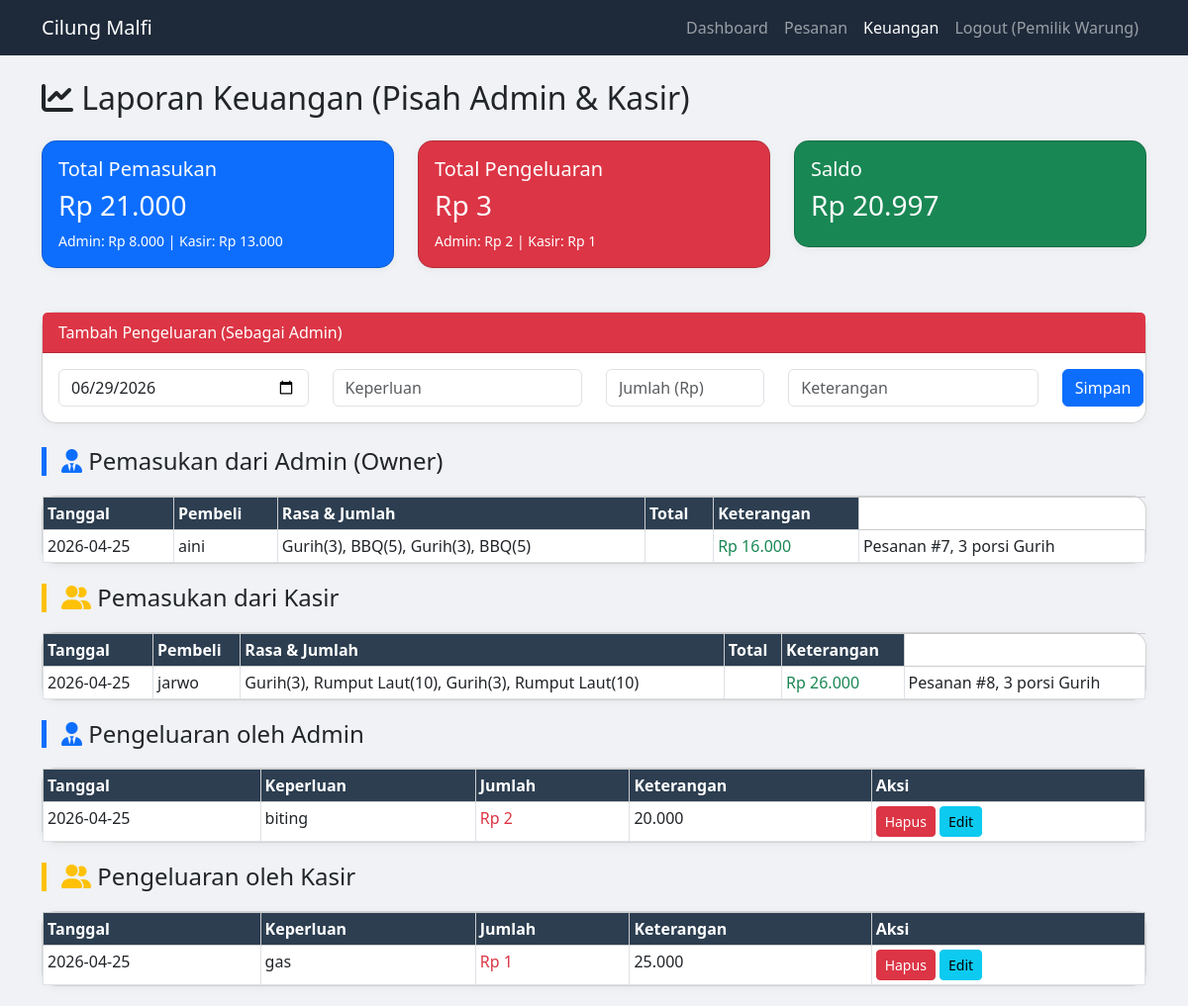
Screenshot of /keuangan.php (signed in) with the database file from the repository.
### tables this page shows
CREATE TABLE `pengeluaran` (
  `id` int(11) NOT NULL,
  `tanggal` date NOT NULL,
  `keperluan` varchar(100) NOT NULL,
  `jumlah` decimal(10,2) NOT NULL,
  `keterangan` text DEFAULT NULL,
  `user_id` int(11) DEFAULT NULL
);

### keuangan.php (the view, shortened to what this page needs)
<?php
include 'config.php';
$role = $_SESSION['role'];
$user_id = $_SESSION['user_id'];
if($role == 'admin') {
    $pemasukanAdmin = $conn->query("SELECT pem.tanggal, p.nama_pembeli, GROUP_CONCAT(CONCAT(d.rasa, '(', d.jumlah_porsi, ')') SEPARATOR ', ') AS daftar_rasa, SUM(pem.jumlah) AS total, pem.keterangan FROM pemasukan pem JOIN pesanan p ON pem.pesanan_id = p.id JOIN detail_pesanan d ON p.id = d.pesanan_id JOIN users u ON p.user_id = u.id WHERE u.role = 'admin' GROUP BY pem.pesanan_id ORDER BY pem.tanggal DESC, p.id DESC");
    $totalPemasukanAdmin = $conn->query("SELECT SUM(pem.jumlah) as total FROM pemasukan pem JOIN pesanan p ON pem.pesanan_id = p.id JOIN users u ON p.user_id = u.id WHERE u.role = 'admin'")->fetch_assoc()['total'] ?? 0;
    $pemasukanKasir = $conn->query("SELECT pem.tanggal, p.nama_pembeli, GROUP_CONCAT(CONCAT(d.rasa, '(', d.jumlah_porsi, ')') SEPARATOR ', ') AS daftar_rasa, SUM(pem.jumlah) AS total, pem.keterangan FROM pemasukan pem JOIN pesanan p ON pem.pesanan_id = p.id JOIN detail_pesanan d ON p.id = d.pesanan_id JOIN users u ON p.user_id = u.id WHERE u.role = 'kasir' GROUP BY pem.pesanan_id ORDER BY pem.tanggal DESC, p.id DESC");
    $totalPemasukanKasir = $conn->query("SELECT SUM(pem.jumlah) as total FROM pemasukan pem JOIN pesanan p ON pem.pesanan_id = p.id JOIN users u ON p.user_id = u.id WHERE u.role = 'kasir'")->fetch_assoc()['total'] ?? 0;
    $pengeluaranAdmin = $conn->query("SELECT p.*, u.username FROM pengeluaran p JOIN users u ON p.user_id = u.id WHERE u.role = 'admin' ORDER BY p.tanggal DESC, p.id DESC");
    $totalPengeluaranAdmin = $conn->query("SELECT SUM(jumlah) as total FROM pengeluaran WHERE user_id IN (SELECT id FROM users WHERE role='admin')")->fetch_assoc()['total'] ?? 0;
    $pengeluaranKasir = $conn->query("SELECT p.*, u.username FROM pengeluaran p JOIN users u ON p.user_id = u.id WHERE u.role = 'kasir' ORDER BY p.tanggal DESC, p.id DESC");
    $totalPengeluaranKasir = $conn->query("SELECT SUM(jumlah) as total FROM pengeluaran WHERE user_id IN (SELECT id FROM users WHERE role='kasir')")->fetch_assoc()['total'] ?? 0;
    $totalPemasukan = $totalPemasukanAdmin + $totalPemasukanKasir;
    $totalPengeluaran = $totalPengeluaranAdmin + $totalPengeluaranKasir;
    $saldo = $totalPemasukan - $totalPengeluaran;
}
else {
    $pengeluaranSaya = $conn->query("SELECT * FROM pengeluaran WHERE user_id = $user_id ORDER BY tanggal DESC, id DESC");
    $totalPengeluaranSaya = $conn->query("SELECT SUM(jumlah) as total FROM pengeluaran WHERE user_id = $user_id")->fetch_assoc()['total'] ?? 0;
}
?>
<!DOCTYPE html>
<html lang="id">
<head>
    <link href="https://cdn.jsdelivr.net/npm/bootstrap@5.3.0/dist/css/bootstrap.min.css" rel="stylesheet">
    <link rel="stylesheet" href="https://cdnjs.cloudflare.com/ajax/libs/font-awesome/6.0.0/css/all.min.css">
</head>
<body>
<nav class="navbar navbar-expand-lg navbar-dark">
    <div class="container">
        <a class="navbar-brand" href="index.php">Cilung Malfi</a>
        <ul class="navbar-nav ms-auto">
            <li class="nav-item"><a class="nav-link" href="index.php">Dashboard</a></li>
            <li class="nav-item"><a class="nav-link" href="pesanan.php">Pesanan</a></li>
            <li class="nav-item"><a class="nav-link active" href="keuangan.php">Keuangan</a></li>
            <li class="nav-item"><a class="nav-link" href="logout.php">Logout (<?= $_SESSION['nama_lengkap'] ?>)</a></li>
        </ul>
    </div>
</nav>
<div class="container mt-4">
    <?php if($role == 'admin'): ?>
        <h2 class="mb-4"><i class="fas fa-chart-line"></i> Laporan Keuangan (Pisah Admin & Kasir)</h2>
        <div class="row mb-4">
            <div class="col-md-4"><div class="card bg-primary text-white p-3"><h5>Total Pemasukan</h5><h3>Rp <?= number_format($totalPemasukan,0,',','.') ?></h3><small>Admin: Rp <?= number_format($totalPemasukanAdmin,0,',','.') ?> | Kasir: Rp <?= number_format($totalPemasukanKasir,0,',','.') ?></small></div></div>
            <div class="col-md-4"><div class="card bg-danger text-white p-3"><h5>Total Pengeluaran</h5><h3>Rp <?= number_format($totalPengeluaran,0,',','.') ?></h3><small>Admin: Rp <?= number_format($totalPengeluaranAdmin,0,',','.') ?> | Kasir: Rp <?= number_format($totalPengeluaranKasir,0,',','.') ?></small></div></div>
            <div class="col-md-4"><div class="card bg-success text-white p-3"><h5>Saldo</h5><h3>Rp <?= number_format($saldo,0,',','.') ?></h3></div></div>
        </div>
        <div class="card">
            <div class="card-header bg-danger text-white">Tambah Pengeluaran (Sebagai Admin)</div>
            <div class="card-body">
                <form method="POST">
                    <div class="row">
                        <div class="col-md-3"><input type="date" name="tanggal" class="form-control" value="<?= date('Y-m-d') ?>" required></div>
                        <div class="col-md-3"><input type="text" name="keperluan" class="form-control" placeholder="Keperluan" required></div>
                        <div class="col-md-2"><input type="number" name="jumlah" class="form-control" placeholder="Jumlah (Rp)" required></div>
                        <div class="col-md-3"><input type="text" name="keterangan" class="form-control" placeholder="Keterangan"></div>
                        <div class="col-md-1"><button type="submit" class="btn btn-primary">Simpan</button></div>
                    </div>
                </form>
            </div>
        </div>
        <div class="section-title admin-title mt-4"><h4><i class="fas fa-user-tie text-primary"></i> Pemasukan dari Admin (Owner)</h4></div>
        <div class="card"><div class="card-body p-0"><div class="table-responsive" style="max-height: 300px;"><table class="table table-sm table-bordered mb-0"><thead class="table-secondary"><tr><th>Tanggal</th><th>Pembeli</th><th>Rasa & Jumlah</th><th>Total</th><th>Keterangan</th></tr></thead><tbody><?php while($row=$pemasukanAdmin->fetch_assoc()): ?><td><?= $row['tanggal'] ?></td><td><?= htmlspecialchars($row['nama_pembeli']) ?></td><td><?= $row['daftar_rasa'] ?><td><td class="text-success">Rp <?= number_format($row['total'],0,',','.') ?></td><td><?= htmlspecialchars($row['keterangan']) ?></td><?php endwhile; if($pemasukanAdmin->num_rows==0) echo '<td colspan="5">Belum ada'; ?></tbody></table></div></div></div>
        <div class="section-title kasir-title"><h4><i class="fas fa-user-friends text-warning"></i> Pemasukan dari Kasir</h4></div>
        <div class="card"><div class="card-body p-0"><div class="table-responsive" style="max-height: 300px;"><table class="table table-sm table-bordered mb-0"><thead class="table-secondary"><tr><th>Tanggal</th><th>Pembeli</th><th>Rasa & Jumlah</th><th>Total</th><th>Keterangan</th></tr></thead><tbody><?php while($row=$pemasukanKasir->fetch_assoc()): ?><td><?= $row['tanggal'] ?></td><td><?= htmlspecialchars($row['nama_pembeli']) ?></td><td><?= $row['daftar_rasa'] ?><td><td class="text-success">Rp <?= number_format($row['total'],0,',','.') ?></td><td><?= htmlspecialchars($row['keterangan']) ?></td><?php endwhile; if($pemasukanKasir->num_rows==0) echo '<td colspan="5">Belum ada'; ?></tbody></table></div></div></div>
        <div class="section-title admin-title"><h4><i class="fas fa-user-tie text-primary"></i> Pengeluaran oleh Admin</h4></div>
        <div class="card"><div class="card-body p-0"><div class="table-responsive" style="max-height: 300px;"><table class="table table-sm table-bordered mb-0"><thead class="table-secondary"><tr><th>Tanggal</th><th>Keperluan</th><th>Jumlah</th><th>Keterangan</th><th>Aksi</th></tr></thead><tbody><?php while($row=$pengeluaranAdmin->fetch_assoc()): ?><tr><td><?= $row['tanggal'] ?></td><td><?= $row['keperluan'] ?></td><td class="text-danger">Rp <?= number_format($row['jumlah'],0,',','.') ?></td><td><?= $row['keterangan'] ?></td><td><a href="keuangan.php?hapus_pengeluaran=<?= $row['id'] ?>" class="btn btn-sm btn-danger" onclick="return confirm('Hapus?')">Hapus</a> <button class="btn btn-sm btn-info" data-bs-toggle="modal" data-bs-target="#editAdmin<?= $row['id'] ?>">Edit</button></td></tr><?php endwhile; ?></tbody></table></div></div></div>
        <div class="section-title kasir-title"><h4><i class="fas fa-user-friends text-warning"></i> Pengeluaran oleh Kasir</h4></div>
        <div class="card"><div class="card-body p-0"><div class="table-responsive" style="max-height: 300px;"><table class="table table-sm table-bordered mb-0"><thead class="table-secondary"><tr><th>Tanggal</th><th>Keperluan</th><th>Jumlah</th><th>Keterangan</th><th>Aksi</th></tr></thead><tbody><?php while($row=$pengeluaranKasir->fetch_assoc()): ?><tr><td><?= $row['tanggal'] ?></td><td><?= $row['keperluan'] ?></td><td class="text-danger">Rp <?= number_format($row['jumlah'],0,',','.') ?></td><td><?= $row['keterangan'] ?></td><td><a href="keuangan.php?hapus_pengeluaran=<?= $row['id'] ?>" class="btn btn-sm btn-danger" onclick="return confirm('Hapus?')">Hapus</a> <button class="btn btn-sm btn-info" data-bs-toggle="modal" data-bs-target="#editKasir<?= $row['id'] ?>">Edit</button></td></tr><?php endwhile; ?></tbody></table></div></div></div>
    <?php endif; ?>
</div>
</body>
</html>

### keuangan.php (style rules this page uses)
body { background: #f0f2f5; }
.navbar { background: #1e2a3a; }
.card { border-radius: 15px; box-shadow: 0 2px 10px rgba(0,0,0,0.05); margin-bottom: 20px; }
.table th { background: #2c3e50; color: white; }
.section-title { border-left: 5px solid; padding-left: 15px; margin: 20px 0; }
.admin-title { border-left-color: #0d6efd; }
.kasir-title { border-left-color: #ffc107; }

### rows the page displays
pengeluaran: tanggal "2026-04-25", keperluan "biting", jumlah "2", keterangan "20.000"
pengeluaran: tanggal "2026-04-25", keperluan "gas", jumlah "1", keterangan "25.000"

### other values shown
$_SESSION['nama_lengkap'] "Pemilik Warung"
$totalPemasukan "21.000"
$totalPemasukanAdmin "8.000"
$totalPemasukanKasir "13.000"
$totalPengeluaran "3"
$totalPengeluaranAdmin "2"
$totalPengeluaranKasir "1"
$saldo "20.997"
$row['tanggal'] "2026-04-25"
$row['nama_pembeli'] "aini"
$row['daftar_rasa'] "Gurih(3), BBQ(5), Gurih(3), BBQ(5)"
$row['total'] "16.000"
$row['keterangan'] "Pesanan #7, 3 porsi Gurih"
$row['nama_pembeli'] "jarwo"
$row['daftar_rasa'] "Gurih(3), Rumput Laut(10), Gurih(3), Rumput Laut(10)"
